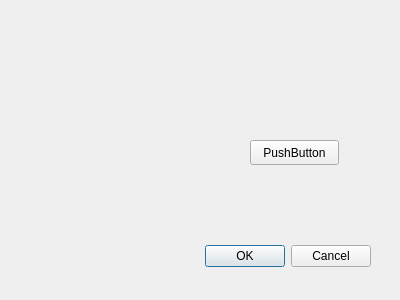
<?xml version="1.0" encoding="UTF-8"?>
<ui version="4.0">
 <class>Dialog</class>
 <widget class="QDialog" name="Dialog">
  <property name="geometry">
   <rect>
    <x>0</x>
    <y>0</y>
    <width>400</width>
    <height>300</height>
   </rect>
  </property>
  <property name="windowTitle">
   <string>Dialog</string>
  </property>
  <widget class="QDialogButtonBox" name="buttonBox">
   <property name="geometry">
    <rect>
     <x>30</x>
     <y>240</y>
     <width>341</width>
     <height>32</height>
    </rect>
   </property>
   <property name="orientation">
    <enum>Qt::Horizontal</enum>
   </property>
   <property name="standardButtons">
    <set>QDialogButtonBox::Cancel|QDialogButtonBox::Ok</set>
   </property>
  </widget>
  <widget class="QPushButton" name="pushButton">
   <property name="geometry">
    <rect>
     <x>250</x>
     <y>140</y>
     <width>89</width>
     <height>25</height>
    </rect>
   </property>
   <property name="text">
    <string>PushButton</string>
   </property>
  </widget>
 </widget>
 <resources/>
 <connections>
  <connection>
   <sender>buttonBox</sender>
   <signal>accepted()</signal>
   <receiver>Dialog</receiver>
   <slot>accept()</slot>
   <hints>
    <hint type="sourcelabel">
     <x>248</x>
     <y>254</y>
    </hint>
    <hint type="destinationlabel">
     <x>157</x>
     <y>274</y>
    </hint>
   </hints>
  </connection>
  <connection>
   <sender>buttonBox</sender>
   <signal>rejected()</signal>
   <receiver>Dialog</receiver>
   <slot>reject()</slot>
   <hints>
    <hint type="sourcelabel">
     <x>316</x>
     <y>260</y>
    </hint>
    <hint type="destinationlabel">
     <x>286</x>
     <y>274</y>
    </hint>
   </hints>
  </connection>
 </connections>
</ui>
